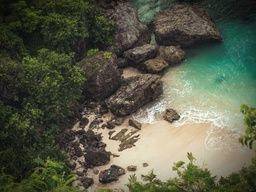
#> input picture img/sample-1.jpg, 256 x 192 px, shrunk from 1080 x 810 before the run
$ jupyter execute vignetting.ipynb
#> lines starting #> are read from the running program, lines starting #| are printed output that depends on the picture; long printed decimals are rounded
# Vignetting correction

Authors:
* [Quentin Kaci](https://github.com/quentinkaci/)
* [Ilan Guenet](https://github.com/Li0nMo0se)

Implementation from the paper [Revisiting Image Vignetting Correction by Constrained Minimization of Log-Intensity Entropy](https://www.researchgate.net/publication/300786398_Revisiting_Image_Vignetting_Correction_by_Constrained_Minimization_of_Log-Intensity_Entropy)

[cell 1]
import numpy as np
import matplotlib.pyplot as plt
from scipy.ndimage import gaussian_filter

## Introduction

The vignetting correction can be performed in several ways. Some solutions use a white reference picture to compute the vignetting correction partially and apply it to other images. Other solutions are simply based on the image to correct but are slower. For this exercise, we consider that we don't have a white reference picture, and, therefore, we chose the single image-based method.

## Algorithm steps

The chosen method contains several steps in order to perform the vignetting correction:
- Convert color image to gray scale
- Compute the optical center of the image
- Compute the radius matrix: the distance of each pixel to the optical center
- Minimize the log-intensity entropy based on polynomial parameters
- Multiply all image channels by the found polynomial that has the lowest log-intensity entropy

### Log-intensity entropy

The log-intensity entropy computes how messy the intensity is within the image. Therefore, less the log-intensity entropy is low better the image is. That is why the algorithm will try to minimize this log-intensity entropy.

[cell 2]
def log_entropy(image, sigma_smooth=2.25):
  N = 256
  n_hist = np.zeros(N, dtype=float)

  rescaled_image = (N - 1) * (image / image.max())
  li = (N - 1) * np.log2(1 + rescaled_image) / np.log2(N)
  li_floor = np.floor(li).astype(int)
  li_ceil = np.ceil(li).astype(int)

  np.add.at(n_hist, li_floor, 1 + li_floor - li)
  np.add.at(n_hist, li_ceil, li_ceil - li)

  n_hist_smooth = gaussian_filter(n_hist, sigma_smooth)

  pk = n_hist_smooth / np.sum(n_hist_smooth)
  log_pk = np.where(pk != 0, np.log2(pk), 0)

  return - np.sum(pk * log_pk)

### Compute the optical center of the image

From the paper:

[cell 3]
def compute_center_of_mass(image):
  (sum, i_sum, j_sum) = (0, 0, 0)

  for j in range(image.shape[0]):
    for i in range(image.shape[1]):
      sum += image[j, i]

      i_sum += (i + 1) * image[j, i]
      j_sum += (j + 1) * image[j, i]

  return (i_sum / sum, j_sum / sum)

### Compute the radius matrix

This matrix compute the distance from each pixel to the optical center of the image

[cell 4]
def compute_r_matrix(image):
  (i_mid, j_mid) = compute_center_of_mass(image)

  res = np.empty_like(image, dtype=float)

  d = np.sqrt(i_mid**2 + j_mid**2)

  for j in range(image.shape[0]):
    for i in range(image.shape[1]):
      res[j, i] = np.sqrt((i - i_mid)**2 + (j - j_mid)**2) / d

  return res

### Polynomial

This is the filter applied on the grayscale image. The algorithm update this polynomial function t(`a`, `b` and `c` variable) to reduce the log-intensity entropy

[cell 5]
def g(r, a, b, c):
  return 1 + a * r**2 + b * r**4 + c * r**6

### Verify constraints

Those constraints push the polynomial function to keep a gaussian look. If the constraints are fulfilled, consider this polynomial function. If not, look for another polynomial function.

[cell 6]
def verify_constraints(a, b, c):
  if a > 0 and b == 0 and c == 0:
      return True
  if a >= 0 and b > 0 and c == 0:
      return True
  if c == 0 and b < 0 and -a <= 2 * b:
      return True
  if c > 0 and b**2 < 3 * a * c:
      return True
  if c > 0 and b**2 == 3 * a * c and b >= 0:
      return True
  if c > 0 and b**2 == 3 * a * c and -b >= 3 * c:
      return True
  if c == 0:
      return False
  q_p = (-2 * b + np.sqrt(4 * b**2 - 12 * a * c)) / (6 * c)
  if c > 0 and b**2 > 3 * a * c and q_p <= 0:
      return True
  q_d = (-2 * b - np.sqrt(4 * b**2 - 12 * a * c)) / (6 * c)
  if c > 0 and b**2 > 3 * a * c and q_d >= 1:
      return True
  if c < 0 and b**2 > 3 * a * c and q_p >= 1 and q_d <= 0:
      return True

  return False

## Overall algorithm

[cell 7]
def rgb_to_luminance(image):
  return 0.2126 * image[...,0] + 0.7152 * image[...,1] + 0.0722 * image[...,2]

1. Compute the grayscale image
2. Start with a delta = 8
3. While `delta` is large enough
    1. Get all the possible values for `a`, `b`, `c` updated with `delta`
    2. Find the minimum entropy from all the possible polynomial functions (with `a`, `b` and `c` as parameters)
    3. Reduce delta
    4. Continue
4. Applied the filter/polynomial function found to each RGB channel

[cell 8]
def correct_vignetting(image):
  """
  Apply vignetting correction

  Parameters
  ----------
  image : np.arrray
    The input image to be corrected

  Returns
  -------
  np.array
    The corrected image (array like `image`)
  """
  gray_image = rgb_to_luminance(image)

  (a, b, c) = (0.0, 0.0, 0.0)
  delta = 8.0
  h_min = log_entropy(gray_image)
  r = compute_r_matrix(gray_image)

  while delta > 1 / 256:
    v_arr = np.array([(a + delta, b, c), (a - delta, b, c),
                      (a, b + delta, c), (a, b - delta, c),
                      (a, b, c + delta), (a, b, c - delta)])

    for v in v_arr:
      if verify_constraints(*v):
        h_tmp = log_entropy(gray_image * g(r, *v))
        if h_tmp < h_min:
          h_min = h_tmp
          (a, b, c) = v
          delta = 16.0

    delta /= 2.0

  print(f"Coefficients: ({a}, {b}, {c}), Minimal entropy: {h_min}")

  plt.imshow(g(r, a, b, c))
  plt.show()

  res = image * np.stack(3 * [g(r, a, b, c)], axis=2)

  return np.clip(res, 0, 255).astype(np.uint8)

## Results

[cell 9]
image = plt.imread('img/sample-1.jpg')
#> image is the input picture: shape (192, 256, 3); mean R, G, B 88.6, 92, 73.6

[cell 10]
plt.imshow(image)

[cell 11]
corrected_image = correct_vignetting(image)
#> in log_entropy, `li = (N - 1) * np.log2(1 + rescaled_image) / np.log2(N)`:
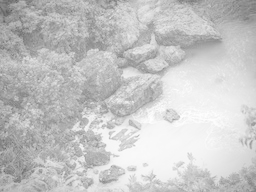
#> li: shape (192, 256) float64; min 91.23, max 255, mean 198.2
#> in correct_vignetting, `h_min = log_entropy(gray_image)`: h_min = 6.82
#> after the loop in compute_center_of_mass, `for j in range(image.shape[0]):`: i_sum = 667961962.6; j_sum = 483079655.1; sum = 4421556
#> in compute_r_matrix, `(i_mid, j_mid) = compute_center_of_mass(image)`: i_mid = 151.1; j_mid = 109.3
#> in compute_r_matrix, `d = np.sqrt(i_mid**2 + j_mid**2)`: d = 186.4
#> after the loop in compute_r_matrix, `for j in range(image.shape[0]):`:
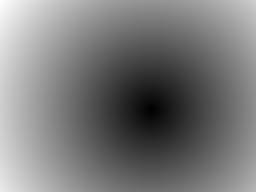
#> res: shape (192, 256) float64; min 0.00142, max 1, mean 0.478
#> the loop in correct_vignetting, `while delta > 1 / 256:` made 40 passes
#> pass 1, in log_entropy (call 2), `li = (N - 1) * np.log2(1 + rescaled_image) / np.log2(N)`:
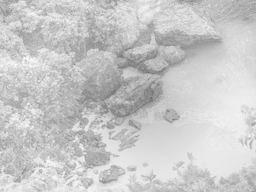
#> li: shape (192, 256) float64; min 110.9, max 255, mean 201.1
#> after the loop in correct_vignetting, `while delta > 1 / 256:`: a = 0.844; b = 5.5; c = 0; delta = 0.00391; h_min = 6.43
#| Coefficients: (0.8438, 5.5, 0.0), Minimal entropy: 6.434
plt.imsave('img/sample-1-corrected.jpg', corrected_image)

[cell 12]
plt.imshow(corrected_image)

[cell 13]
image = plt.imread('img/sample-2.jpg')
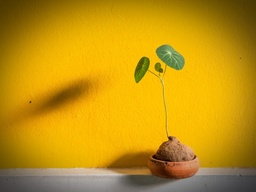
#> input picture img/sample-2.jpg, 256 x 192 px, shrunk from 1080 x 810 before the run
#> image is the input picture: shape (192, 256, 3); mean R, G, B 194.7, 147.9, 17.4

[cell 14]
plt.imshow(image)

[cell 15]
corrected_image = correct_vignetting(image)
#> in rgb_to_luminance (call 2), `return 0.2126 * image[...,0] + 0.7152 * image[...,1] + 0.0722 * image[..`:
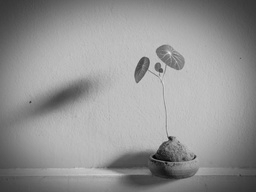
#> returned value: shape (192, 256) float64; min 4.89, max 223.8, mean 148.5
#> in correct_vignetting (call 2), `h_min = log_entropy(gray_image)`: h_min = 5.53
#> in compute_r_matrix (call 2), `(i_mid, j_mid) = compute_center_of_mass(image)`: i_mid = 128.6; j_mid = 95.19
#> in compute_r_matrix (call 2), `d = np.sqrt(i_mid**2 + j_mid**2)`: d = 160
#> after the loop in compute_r_matrix (call 2), `for j in range(image.shape[0]):`:
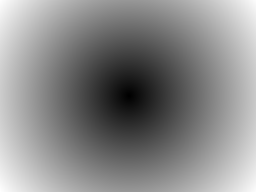
#> res: shape (192, 256) float64; min 0.00277, max 1, mean 0.539; drawn with min black and max white
#> the loop in correct_vignetting (call 2), `while delta > 1 / 256:` made 65 passes
#> pass 1, in log_entropy (call 174), `li = (N - 1) * np.log2(1 + rescaled_image) / np.log2(N)`:
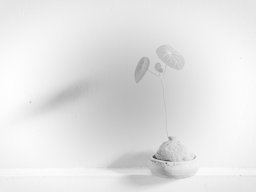
#> li: shape (192, 256) float64; min 70.5, max 255, mean 228.3
#| Coefficients: (0.01562, 0.1875, 2.25), Minimal entropy: 4.785
#> in correct_vignetting (call 2), `plt.show()`:
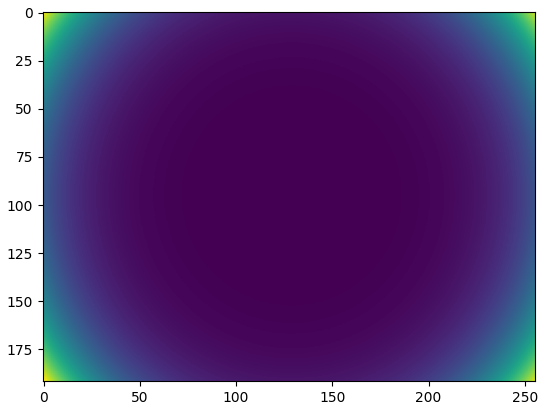
#> figure drawn by matplotlib, 1 panel
#> in correct_vignetting (call 2), `res = image * np.stack(3 * [g(r, a, b, c)], axis=2)`:
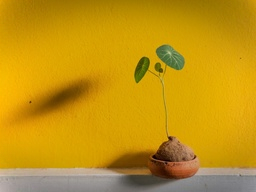
#> res: shape (192, 256, 3) float64; mean R, G, B 227.8, 173.6, 23.1; drawn with min black and max white
#> in correct_vignetting (call 2), `return np.clip(res, 0, 255).astype(np.uint8)`:
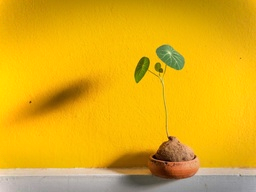
#> returned value: shape (192, 256, 3); mean of channels 0, 1, 2 225.2, 173.1, 22.9; drawn as R, G, B
plt.imsave('img/sample-2-corrected.jpg', corrected_image)
